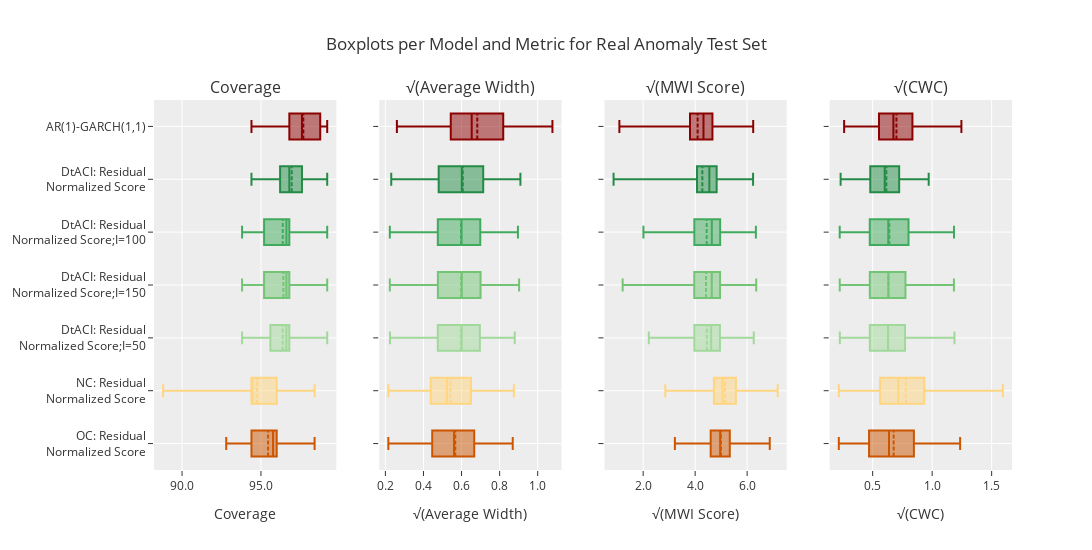

Notebook code for this chart:
### Code cell
create_boxplots("Real Anomaly")
